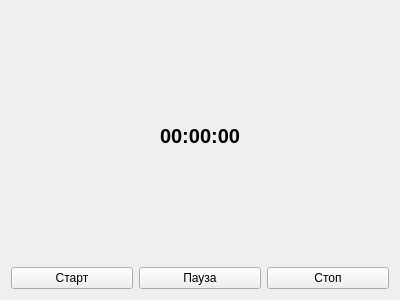
<?xml version="1.0" encoding="UTF-8"?>
<ui version="4.0">
 <class>TimerControl</class>
 <widget class="QWidget" name="TimerControl">
  <property name="windowModality">
   <enum>Qt::NonModal</enum>
  </property>
  <property name="geometry">
   <rect>
    <x>0</x>
    <y>0</y>
    <width>400</width>
    <height>300</height>
   </rect>
  </property>
  <property name="windowTitle">
   <string>Form</string>
  </property>
  <layout class="QVBoxLayout" name="verticalLayout">
   <item>
    <widget class="QLabel" name="time_label">
     <property name="font">
      <font>
       <pointsize>15</pointsize>
       <weight>75</weight>
       <bold>true</bold>
      </font>
     </property>
     <property name="text">
      <string>00:00:00</string>
     </property>
     <property name="alignment">
      <set>Qt::AlignCenter</set>
     </property>
    </widget>
   </item>
   <item>
    <layout class="QHBoxLayout" name="horizontalLayout">
     <item>
      <widget class="QPushButton" name="start_btn">
       <property name="text">
        <string>Старт</string>
       </property>
      </widget>
     </item>
     <item>
      <widget class="QPushButton" name="pause_btn">
       <property name="text">
        <string>Пауза</string>
       </property>
      </widget>
     </item>
     <item>
      <widget class="QPushButton" name="stop_btn">
       <property name="text">
        <string>Стоп</string>
       </property>
      </widget>
     </item>
    </layout>
   </item>
  </layout>
 </widget>
 <resources/>
 <connections/>
</ui>
